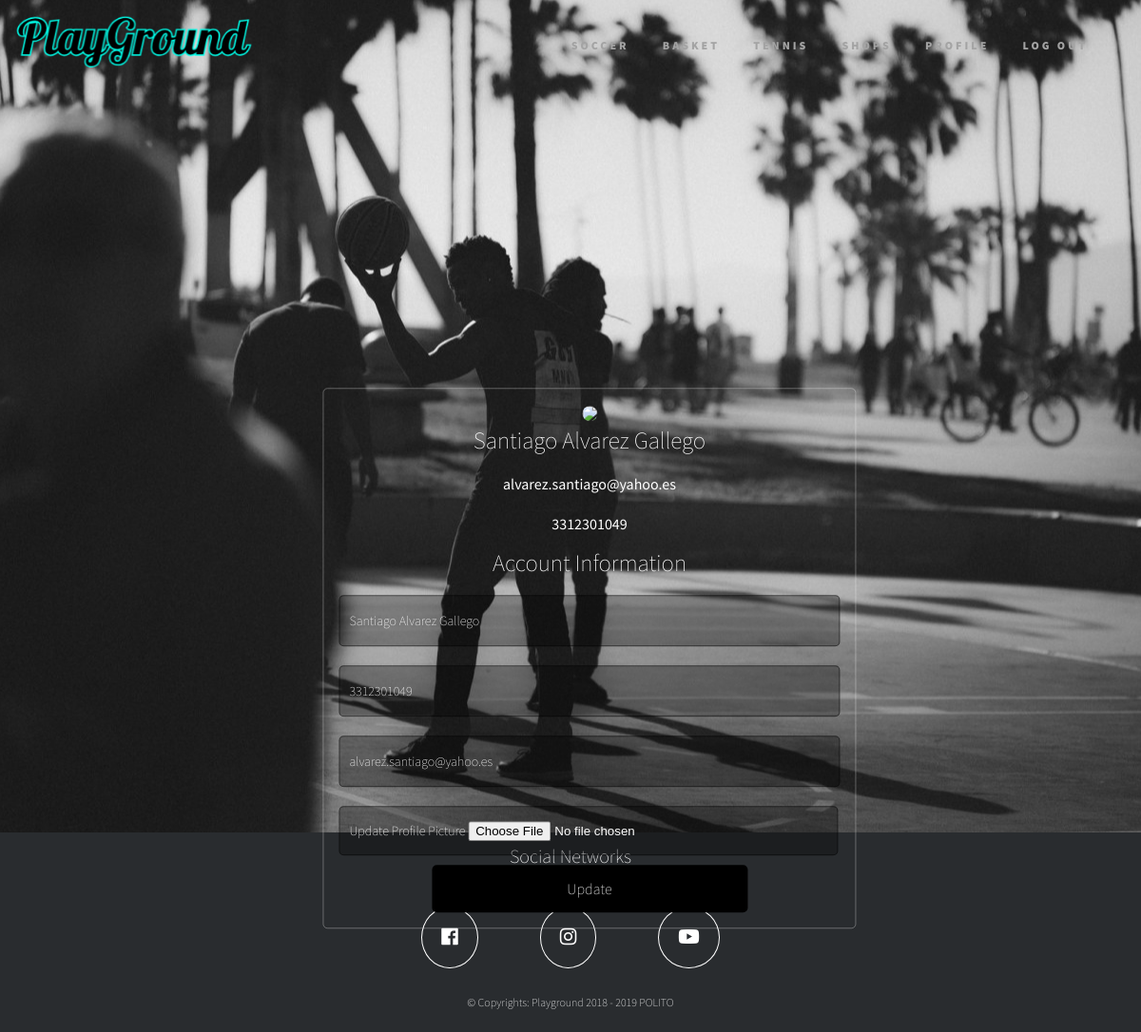
The app's page /profile (signed in) with its own data.
### app.py (models this page shows, shortened)
class User(db.Model, UserMixin):
    id = db.Column(db.Integer, primary_key=True)
    phone = db.Column(db.String(20), unique=True, nullable=True)
    email = db.Column(db.String(20), unique=True, nullable=True)
    name = db.Column(db.String(10), nullable=True)
    password = db.Column(db.String(30), nullable=True)
    image_file = db.Column(db.String(20), nullable=False, default='default.png')
    games = db.relationship('Games', backref='creator', lazy=True)
    teams = db.relationship('Teams', backref='begginer', lazy=True)
    role_id = db.Column(db.Integer, db.ForeignKey('role.id'), nullable=True)

### app.py (the view)
@app.route('/profile', methods=['POST', 'GET'])
@login_required
def profile():
    formpage = UpdateAccountForm()
    if formpage.validate_on_submit():
        if formpage.picture.data:  # save profile picture
            picture_file = save_picture(formpage.picture.data)
            current_user.image_file = picture_file
        current_user.name = formpage.name.data
        current_user.email = formpage.email.data
        current_user.phone = formpage.phone.data
        db.session.commit()
        flash('Your account has been updated!', 'success')
        return redirect(url_for('profile'))
    elif request.method == 'GET':
        formpage.name.data = current_user.name
        formpage.email.data = current_user.email
        formpage.phone.data = current_user.phone
    image_file = url_for('static', filename='profile_pics/' + current_user.image_file)
    return render_template('profile.html', title='Profile', image_file=image_file, formpage=formpage)

### forms.py (shortened to what this page needs)
class UpdateAccountForm(FlaskForm):
    name = StringField('Name:', validators=[DataRequired(), Length(min=2, max=80)])
    phone = StringField('Phone Number:', validators=[DataRequired(), Length(min=10, max=13)])
    email = StringField('Email', validators=[DataRequired(), Email()])
    picture = FileField('Update Profile Picture',validators=[FileAllowed(['jpg','png'])])
    submit = SubmitField('Update')

### app.py (called while the page is built)
@login_manager.user_loader
def load_user(user_id):
    return User.query.get(int(user_id))

### templates/profile.html (shortened to what this page needs)
{% extends "base2.html" %}
{% block head %}
  {{ super() }}
    <link rel="stylesheet" href="../static/profile.css">
{% endblock %}
{% block content %}
    <div class="home">
        <div class="media">
            <div id="imagecontainer">
                 <img class="rounded-circle" src="{{ image_file }}">
            </div>
            <div class="media-body">
                <h2 class="account heading">{{ current_user.name }}</h2>
                <p class="text-secondary">{{ current_user.email}}</p>
                <p class="text-secondary">{{ current_user.phone }}</p>
            </div>
        </div>
        <form method="POST" action="" enctype="multipart/form-data">
            <h2>Account Information</h2>
            {% if formpage.name.errors %}
                {{ formpage.name(class="input-profile") }}
                {% for error in formpage.name.errors %}
                    <span class="span-profile">{{ error }}</span>
                {% endfor %}
            {% else %}
                {{ formpage.name(class="input-profile", placeholder="Enter Name") }}
            {% endif %}
            {% if formpage.phone.errors %}
                {{ formpage.phone(class="input-profile") }}
                {% for error in formpage.phone.errors %}
                    <span class="span-profile">{{ error }}</span>
                {% endfor %}
            {% else %}
                {{ formpage.phone(class="input-profile", placeholder="Enter Phone Number") }}
            {% endif %}
            {% if formpage.email.errors %}
                {{ formpage.email(class="input-profile") }}
                {% for error in formpage.email.errors %}
                    <span class="span-profile">{{ error }}</span>
                {% endfor %}
            {% else %}
                {{ formpage.email(class="input-profile", placeholder="Enter Email") }}
            {% endif %}
            <div class="profile-picture">
            {{ formpage.picture.label() }}
            {{ formpage.picture(class="form-control-file") }}
            </div>
            {{ formpage.submit(class="btn-profile" ) }}
        </form>
    </div>
{% endblock %}

### static/base.css (style rules this page uses)
html, body { margin: 0; padding: 0; width: 100%; }
body { display: flex; flex-direction: column; background-color: #171717; font-family: 'Source Sans Pro', sans-serif; font-style: normal; font-weight: 400; letter-spacing: 0; line-height: 1.6em; -webkit-font-smoothing: antialiased; z-index: 0; align-content: center; }
.media { position: relative; z-index: inherit; }

### static/profile.css (style rules this page uses)
.home { border: 1px solid rgba(255,255,255,0.3); border-radius: 5px; margin: 20px; padding: 1em; margin-top: 150px; position: absolute; top: 50%; left: 50%; text-align: center; align-content: center; transform: translateX(-50%) translateY(-50%); z-index: 1; }
.media { color: white; }
.home h2 { margin-top: 0; color: #ffffff; font-size: 25px; font-family: 'Source Sans Pro', sans-serif; font-weight: lighter; text-align: center; }
.input-profile { margin: 20px 0; display: block; width: 513.13px; height: 50px; background: rgba(0,0,0,0.3); outline: none; border:1px solid rgba(0,0,0,0.5); font-weight: lighter; font-family: 'Source Sans Pro', sans-serif; font-size: 14px; margin-bottom: 10px; padding-left: 10px; border-radius: 5px; color: #ffffff; align-content: center; }
.btn-profile { width: 332px; height: 50px; font-size: 16px; background: #000; font-family: 'Source Sans Pro', sans-serif; font-weight: lighter; color: #ffffff; border: 0; border-radius: 5px; }
.form-control-file { color: #ffffff; }
.profile-picture { border-radius: 5px; text-align: left; align-content: center; display: block; background: rgba(0,0,0,0.3); outline: none; border:1px solid rgba(0,0,0,0.5); margin: 20px 0; width: 513.13px; height: 50px; padding-left: 10px; font-weight: lighter; font-family: 'Source Sans Pro', sans-serif; font-size: 14px; color: #ffffff; margin-bottom: 10px; }
.rounded-circle { border-radius: 50% !important; }

### records on screen
User: name "Santiago Alvarez Gallego", email "alvarez.santiago@yahoo.es", phone "3312301049"
